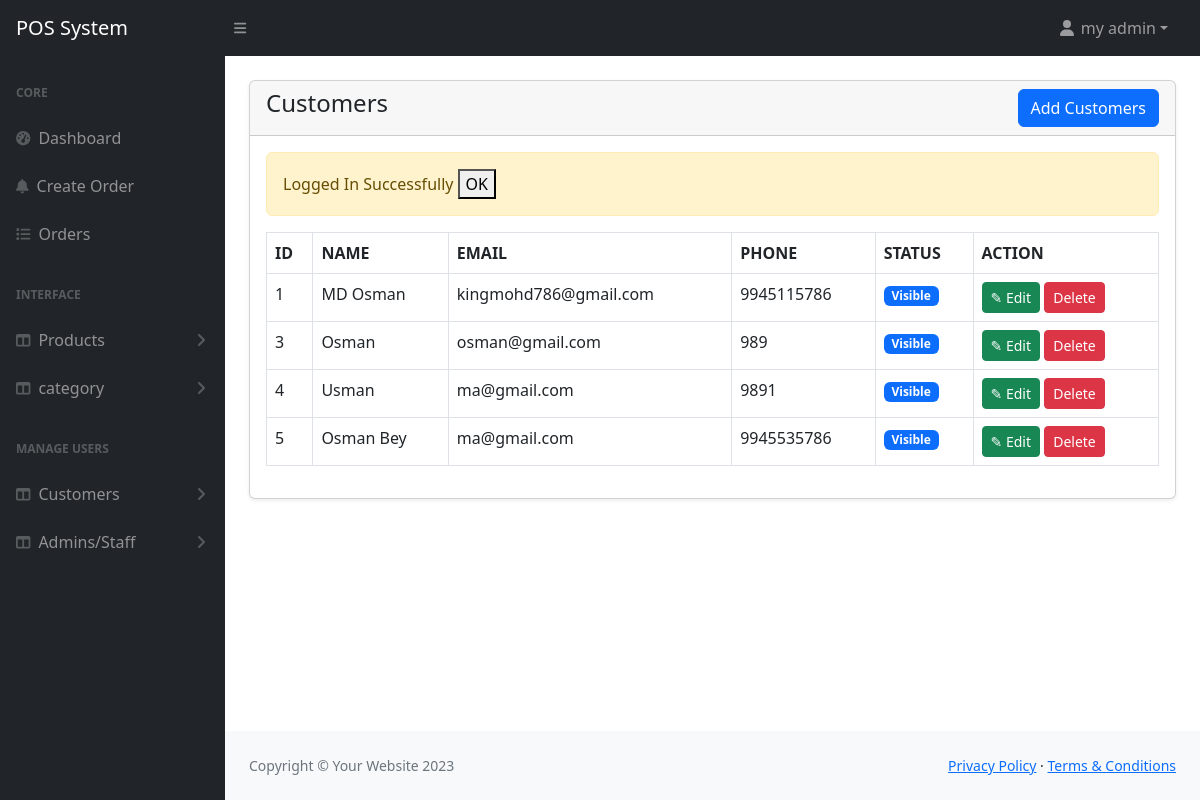
/admin/customer.php (signed in), run on the app's committed database.
### tables this page shows
CREATE TABLE `customers` (
  `id` int(11) NOT NULL,
  `name` varchar(255) NOT NULL,
  `email` varchar(255) DEFAULT NULL,
  `phone` varchar(255) DEFAULT NULL,
  `status` tinyint(1) NOT NULL DEFAULT 0 COMMENT '0=visible 1=hidden',
  `created_at` date NOT NULL DEFAULT current_timestamp()
);

### admin/customer.php (the view, shortened to what this page needs)
<?php include('assets/includes/header.php');?>
<div class="container-fluid px-4">
  <div class="card mt-4 shadow-sm">
    <div class="card-header">
        <h4 class="mb-0">Customers
            <a href="customer-create.php" class="btn btn-primary float-end">Add Customers</a>
        </h4>
    </div>
    <div class="card-body">
    <?php
    $customers=getAll('customers');
    if(mysqli_num_rows($customers)>0)
    {
    ?>
        <div class="table-responsive">
            <table class="table table-stripped table-bordered">
                <thead>
                    <tr>
                        <th>ID</th>
                        <th>NAME</th>
                        <th>EMAIL</th>
                        <th>PHONE</th>
                        <th>STATUS</th>
                        <th>ACTION</th>
                    </tr>
                </thead>
                <tbody>
                    <?php foreach($customers as $item): ?>
                    <tr>
                        <td><?= $item['id']?> </td>
                        <td><?= $item['name']?> </td>
                        <td><?= $item['email']?> </td>
                        <td><?= $item['phone']?> </td>
                        <td>
                            <?php
                             if($item['status']!=1){
                                echo'<span class="badge bg-primary">Visible</span>';
                             }
                             else{
                                echo'<span class="badge bg-danger">Hidden</span>';
                             }
                            ?>
                        </td>
                        <td>
                            <a href="customer-edit.php?id=<?= $item['id'];?>" class="btn btn-success btn-sm">✎ Edit</a>
                            <a
                            href="customer-delete.php?id=<?= $item['id'];?>"
                            class="btn btn-danger btn-sm"
                            onclick="return confirm('Are your sure to delete this Customer ')"
                            > Delete
                            </a>
                        </td>
                    </tr>
                    <?php endforeach; ?>
                </tbody>
            </table>
        </div>
        <?php
                    }
                    else{
                        ?>
                         <tr>
                        <h4>No Record Found</h4>
                    </tr>
                    <?php
                    }
                    ?>
    </div>
  </div>
</div>
<?php include('assets/includes/footer.php');?>

### data on the page
customers: id "1", name "MD Osman", email "kingmohd786@gmail.com", phone "9945115786", status "Visible"
customers: id "3", name "Osman", email "osman@gmail.com", phone "989", status "Visible"
customers: id "4", name "Usman", email "ma@gmail.com", phone "9891", status "Visible"
customers: id "5", name "Osman Bey", email "ma@gmail.com", phone "9945535786", status "Visible"

### other printed values
$_SESSION['loggedInUser']['name'] "my admin"
$_SESSION['status'] "Logged In Successfully"
